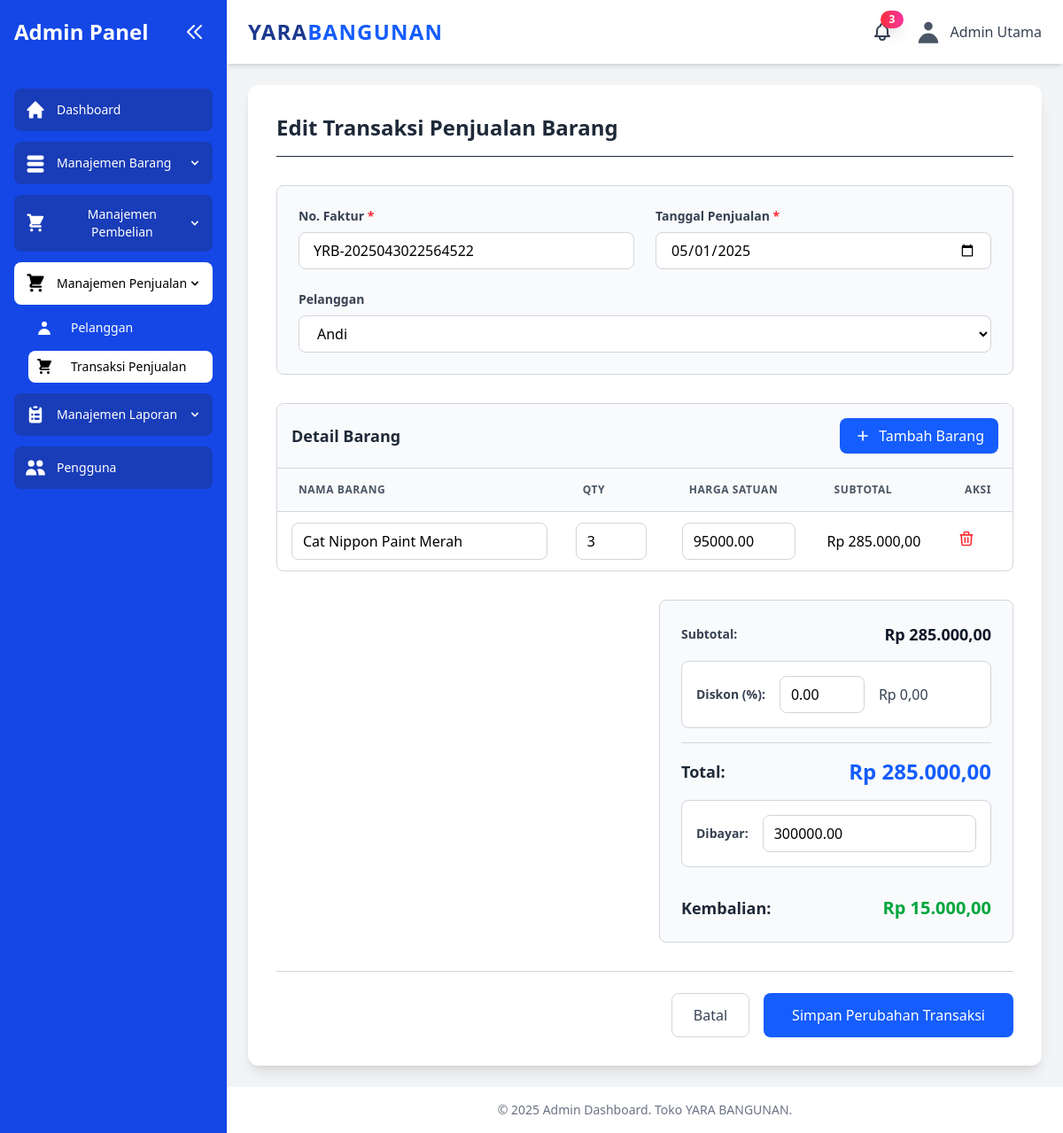
/modul/penjualan/edit.php?id=7 (signed in), run on the app's committed database.
### tables this page shows
CREATE TABLE `penjualan` (
  `id_penjualan` int(11) NOT NULL,
  `no_faktur_penjualan` varchar(50) NOT NULL,
  `id_pelanggan` int(11) DEFAULT NULL,
  `id_pengguna` int(11) NOT NULL,
  `tanggal` date DEFAULT NULL,
  `total_harga` decimal(15,2) DEFAULT 0.00,
  `diskon` decimal(15,2) DEFAULT 0.00,
  `dibayar` decimal(15,2) DEFAULT 0.00,
  `kembalian` decimal(15,2) DEFAULT 0.00,
  `status_dihapus` tinyint(1) DEFAULT 0
);

CREATE TABLE `penjualan_detail` (
  `id_penjualan_detail` int(11) NOT NULL,
  `id_penjualan` int(11) DEFAULT NULL,
  `id_barang` int(11) DEFAULT NULL,
  `qty` int(11) DEFAULT 0,
  `harga_satuan` decimal(15,2) DEFAULT 0.00,
  `harga_modal` decimal(15,2) DEFAULT 0.00,
  `subtotal` decimal(15,2) DEFAULT 0.00,
  `status_dihapus` tinyint(1) DEFAULT 0
);

CREATE TABLE `barang` (
  `id_barang` int(11) NOT NULL,
  `kode_barang` varchar(50) NOT NULL,
  `nama_barang` varchar(100) NOT NULL,
  `kategori_id` int(11) DEFAULT NULL,
  `satuan_id` int(11) DEFAULT NULL,
  `stok` int(11) DEFAULT 0,
  `stok_minimum` int(11) DEFAULT 0,
  `harga_beli` decimal(15,2) DEFAULT 0.00,
  `harga_jual` decimal(15,2) DEFAULT 0.00,
  `deskripsi` text DEFAULT NULL,
  `status_dihapus` tinyint(1) DEFAULT 0
);

### modul/penjualan/edit.php (the view, shortened to what this page needs)
<?php
    include '../../cek_login.php';
?>
<?php include '../../layout/header.php'; ?>
<?php include '../../layout/sidebar.php'; ?>
    <main class="flex-1 p-4 sm:p-6 animate-fade-in">
        <div class="bg-white rounded-xl shadow-lg p-6 sm:p-8">
            <h2 class="text-2xl font-bold text-gray-800 mb-8 border-b pb-4">Edit Transaksi Penjualan Barang</h2>
            <?php
            if(isset($_GET['id'])) {
                $id_penjualan = $_GET['id'];
                $query = "SELECT * FROM penjualan WHERE id_penjualan = '$id_penjualan'";
                $result = mysqli_query($koneksi, $query);
                $penjualan = mysqli_fetch_assoc($result);
            } else {
                echo "<script>window.location.href = '" . base_url('404.php') . "';</script>";
                exit;
            }
            ?>
            <form id="formPenjualan" class="space-y-8" method="POST" action="proses_edit.php">
                <div class="grid grid-cols-1 gap-8">
                    <div class="md:col-span-2 bg-gray-50 p-4 sm:p-6 rounded-lg space-y-4 sm:space-y-6 border border-gray-300">
                        <div class="flex flex-col sm:flex-row gap-4 sm:gap-6">
                            <div class="w-full sm:flex-1">
                                <label class="block text-sm font-semibold text-gray-700 mb-2">No. Faktur <span class="text-red-500">*</span></label>
                                <input type="text" id="noFaktur" name="no_faktur_penjualan" value="<?php echo $penjualan['no_faktur_penjualan']; ?>" class="mt-1 block w-full rounded-lg border border-gray-300 bg-white px-3 sm:px-4 py-2 focus:border-blue-500 focus:ring-2 focus:ring-blue-200" readonly required>
                            </div>
                            <div class="w-full sm:flex-1">
                                <label class="block text-sm font-semibold text-gray-700 mb-2">Tanggal Penjualan <span class="text-red-500">*</span></label>
                                <input type="date" id="tanggalPenjualan" name="tanggal" value="<?php echo $penjualan['tanggal']; ?>" class="mt-1 block w-full rounded-lg border border-gray-300 bg-white px-3 sm:px-4 py-2 focus:border-blue-500 focus:ring-2 focus:ring-blue-200" required>
                            </div>
                        </div>
                        <div class="w-full">
                            <label class="block text-sm font-semibold text-gray-700 mb-2">Pelanggan</label>
                            <select id="pelanggan" name="id_pelanggan" class="mt-1 block w-full rounded-lg border border-gray-300 bg-white px-3 sm:px-4 py-2 focus:border-blue-500 focus:ring-2 focus:ring-blue-200">
                                <?php
                                $query = "SELECT * FROM pelanggan WHERE status_dihapus = 0";
                                $result = mysqli_query($koneksi, $query);
                                while($row = mysqli_fetch_assoc($result)) {
                                    $selected = ($row['id_pelanggan'] == $penjualan['id_pelanggan']) ? 'selected' : '';
                                    echo "<option value='".$row['id_pelanggan']."' ".$selected.">".$row['nama_pelanggan']."</option>";
                                }
                                ?>
                            </select>
                        </div>
                    </div>
                </div>
                <div class="bg-white rounded-lg border border-gray-300 overflow-hidden">
                    <div class="flex justify-between items-center p-4 bg-gray-50 border-b border-gray-300">
                        <h3 class="text-lg font-semibold text-gray-800">Detail Barang</h3>
                        <button type="button" id="tambahBarang" class="inline-flex items-center px-4 py-2 bg-blue-600 text-white rounded-lg hover:bg-blue-700 transition-colors duration-200 focus:outline-none focus:ring-2 focus:ring-blue-500">
                            <svg class="w-5 h-5 mr-2" fill="none" stroke="currentColor" viewBox="0 0 24 24">
                                <path stroke-linecap="round" stroke-linejoin="round" stroke-width="2" d="M12 6v6m0 0v6m0-6h6m-6 0H6"/>
                            </svg>
                            Tambah Barang
                        </button>
                    </div>
                    <div id="tabelDinamis" class="overflow-x-auto">
                        <table class="w-full">
                            <thead class="bg-gray-50 sticky top-0 z-10">
                                <tr>
                                    <th class="px-6 py-4 text-left text-xs font-semibold text-gray-600 uppercase tracking-wider border-b border-gray-300" style="min-width: 300px; width: 40%">Nama Barang</th>
                                    <th class="px-6 py-4 text-left text-xs font-semibold text-gray-600 uppercase tracking-wider border-b border-gray-300" style="width: 15%">Qty</th>
                                    <th class="px-6 py-4 text-left text-xs font-semibold text-gray-600 uppercase tracking-wider border-b border-gray-300" style="width: 20%">Harga Satuan</th>
                                    <th class="px-6 py-4 text-left text-xs font-semibold text-gray-600 uppercase tracking-wider border-b border-gray-300" style="width: 20%">Subtotal</th>
                                    <th class="px-6 py-4 text-left text-xs font-semibold text-gray-600 uppercase tracking-wider border-b border-gray-300" style="width: 5%">Aksi</th>
                                </tr>
                            </thead>
                            <tbody id="detailBarang" class="divide-y divide-gray-300">
                                <?php
                                $query = "SELECT pd.*, b.nama_barang, b.kode_barang
                                         FROM penjualan_detail pd
                                         JOIN barang b ON pd.id_barang = b.id_barang
                                         WHERE pd.id_penjualan = '$id_penjualan'
                                         AND pd.status_dihapus = 0";
                                $result = mysqli_query($koneksi, $query);
                                $counter = 0;
                                while($row = mysqli_fetch_assoc($result)) {
                                    $counter++;
                                    ?>
                                    <tr id="barang-<?php echo $counter; ?>">
                                        <td class="px-4 py-3" style="min-width: 300px;">
                                            <div class="relative">
                                                <input type="text"
                                                     class="search-barang w-full rounded-lg border border-gray-300 px-3 py-2 focus:border-blue-500 focus:ring-2 focus:ring-blue-200"
                                                     value="<?php echo $row['nama_barang']; ?>"
                                                    onkeypress="searchBarang(event, this, <?php echo $counter; ?>)">
                                            </div>
                                        </td>
                                        <td class="px-4 py-3">
                                            <input type="number" name="barang[<?php echo $counter; ?>][qty]" class="qty w-20 rounded-lg border border-gray-300 px-3 py-2 focus:border-blue-500 focus:ring-2 focus:ring-blue-200" min="1" value="<?php echo $row['qty']; ?>" required onchange="hitungSubtotal(this)">
                                        </td>
                                        <td class="px-4 py-3">
                                            <input type="number" name="barang[<?php echo $counter; ?>][harga_satuan]" class="harga w-32 rounded-lg border border-gray-300 px-3 py-2 focus:border-blue-500 focus:ring-2 focus:ring-blue-200" min="0" step="0.01" value="<?php echo $row['harga_satuan']; ?>" required onchange="hitungSubtotal(this)">
                                        </td>
                                        <td class="px-4 py-3">
                                            <span class="subtotal">Rp <?php echo number_format($row['subtotal'], 2, ',', '.'); ?></span>
                                        </td>
                                        <td class="px-4 py-3">
                                            <button type="button" class="text-red-500 hover:text-red-700" onclick="hapusBarang(<?php echo $counter; ?>)">
                                                <svg class="w-5 h-5" fill="none" stroke="currentColor" viewBox="0 0 24 24">
                                                    <path stroke-linecap="round" stroke-linejoin="round" stroke-width="2" d="M19 7l-.867 12.142A2 2 0 0116.138 21H7.862a2 2 0 01-1.995-1.858L5 7m5 4v6m4-6v6m1-10V4a1 1 0 00-1-1h-4a1 1 0 00-1 1v3M4 7h16" />
                                                </svg>
                                            </button>
                                        </td>
                                    </tr>
                                <?php } ?>
                            </tbody>
                        </table>
                    </div>
                </div>
                <div class="grid grid-cols-1 md:grid-cols-2 gap-8">
                    <div></div>
                    <div class="bg-gray-50 p-6 rounded-lg space-y-4 border border-gray-300">
                        <div class="flex justify-between items-center">
                            <label class="text-sm font-semibold text-gray-700">Subtotal:</label>
                            <span id="subtotal" class="text-lg font-bold text-gray-900">Rp 0</span>
                        </div>
                        <div class="flex items-center gap-4 bg-white p-4 rounded-lg border border-gray-300">
                            <label class="text-sm font-semibold text-gray-700">Diskon (%):</label>
                            <input type="number" id="diskonPersen" name="diskon" min="0" max="100" class="w-24 rounded-lg border border-gray-300 px-3 py-2 focus:border-blue-500 focus:ring-2 focus:ring-blue-200" value="<?php echo $penjualan['diskon']; ?>">
                            <span id="diskonNominal" class="text-gray-700 font-medium">Rp 0</span>
                        </div>
                        <div class="flex justify-between items-center pt-4 border-t border-gray-300">
                            <label class="text-lg font-semibold text-gray-800">Total:</label>
                            <span id="totalAkhir" class="text-2xl font-bold text-blue-600">Rp 0</span>
                        </div>
                        <div class="flex items-center gap-4 bg-white p-4 rounded-lg border border-gray-300">
                            <label class="text-sm font-semibold text-gray-700">Dibayar:</label>
                            <input type="number" id="dibayar" name="dibayar" min="0" step="0.01" class="w-full rounded-lg border border-gray-300 px-3 py-2 focus:border-blue-500 focus:ring-2 focus:ring-blue-200" value="<?php echo $penjualan['dibayar']; ?>" required>
                        </div>
                        <div class="flex justify-between items-center pt-4">
                            <label class="text-lg font-semibold text-gray-800">Kembalian:</label>
                            <span id="kembalian" class="text-xl font-bold text-green-600">Rp 0</span>
                        </div>
                    </div>
                </div>
                <div class="flex justify-end gap-4 pt-6 border-t border-gray-300">
                    <a href="index.php" class="px-6 py-3 border border-gray-300 rounded-lg text-gray-700 font-medium hover:bg-gray-50 transition-colors duration-200">
                        Batal
                    </a>
                    <button type="submit" class="px-8 py-3 bg-blue-600 text-white font-medium rounded-lg hover:bg-blue-700 transition-colors duration-200 focus:outline-none focus:ring-2 focus:ring-blue-500">
                        Simpan Perubahan Transaksi
                    </button>
                </div>
            </form>
        </div>
    </main>
<?php include ('../../layout/footer.php'); ?>

### src/style.css (style rules this page uses)
.animate-fade-in { animation: fade-in 0.6s ease-in-out; }

### data on the page
penjualan: no_faktur_penjualan "YRB-2025043022564522", tanggal "05/01/2025", diskon "0.00", dibayar "300000.00"
penjualan_detail: id_barang.nama_barang "Cat Nippon Paint Merah", qty "3", harga_satuan "95000.00", subtotal "285.000,00"

### other printed values
$total_notifications "3"
$sesi_nama_lengkap_pengguna "Admin Utama"
form field id_pelanggan "Andi"
